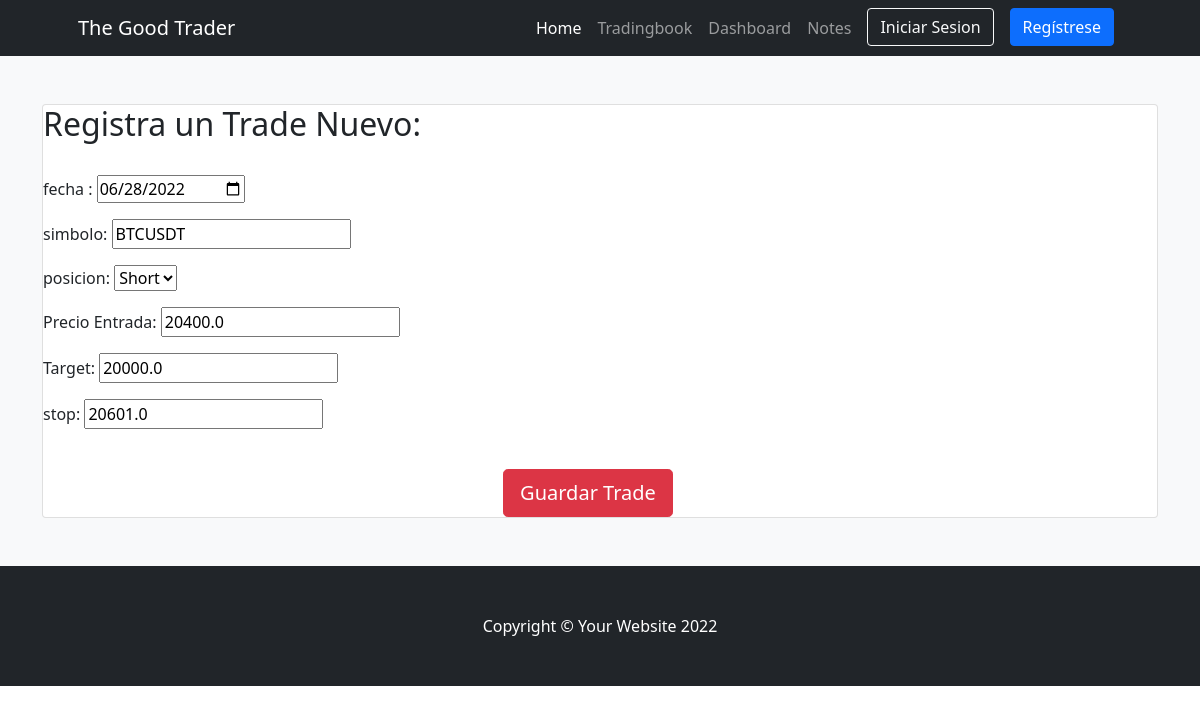
The app's page /tradingbook/editar_trade/4, older data.
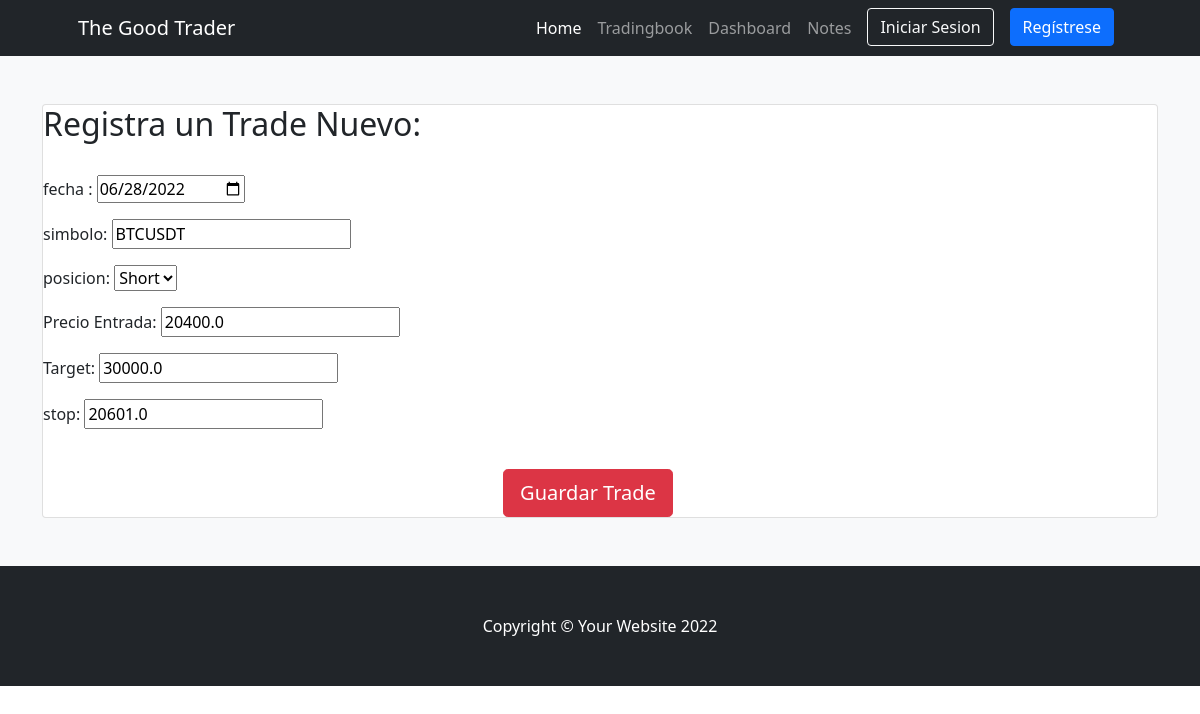
The same page, newer data.
### tradingbookapp/models.py (models this page shows)
class Trade(models.Model):
    fecha = models.DateField("Fecha de operacion (mm/dd/yyyy)",auto_now_add=False,auto_now=False,blank=True,null=True)
    simbolo = models.CharField("Simbolo",max_length=30)
    posiciones = (
        (1,"Long"),
        (2,"Short")
    )
    posicion = models.PositiveSmallIntegerField("Posicion",choices=posiciones)
    entrada = models.FloatField("Precio Entrada",)
    target = models.FloatField("Target")
    stop = models.FloatField("stop")

### tradingbookapp/views.py (the view, shortened to what this page needs)
# urls.py: path('editar_trade/<trade_id>',views.editar_trade,name="Editar_trade"),
def editar_trade(request,trade_id):
    trade = Trade.objects.get(id=trade_id)
    formulario = NuevoTrade(initial={"fecha":trade.fecha,"simbolo":trade.simbolo,"posicion":trade.posicion,"entrada":trade.entrada,"target":trade.target,"stop":trade.stop,})
    return render(request,'tradingbookapp/formulario_trade.html',{"form":formulario})

### tradingbookapp/forms.py
class NuevoTrade(forms.Form):
    fecha = forms.DateTimeField(label="fecha ", required=True, widget=NumberInput(attrs={'type':'date'}))
    simbolo = forms.CharField(label="simbolo")
    posicion = forms.ChoiceField(label="posicion",choices=posiciones)
    entrada = forms.FloatField(label="Precio Entrada",)
    target = forms.FloatField(label="Target")
    stop = forms.FloatField(label="stop")

### tradingbookapp/templates/tradingbookapp/formulario_trade.html (shortened to what this page needs)
{% extends "tradingbookapp/base.html" %}
{%block contenidopagina%}
<section class="bg-light py-5">
  <div class="container px-10">
    <div>
      <div class="card">
        <h2> Registra un Trade Nuevo:</h2>
        <br>
        <div class="row gx-5 justify-content-center">
          <form action="" method="post">
            {{form.as_p}}
            <br>
            <div class="d-grid gap-3 d-sm-flex justify-content-sm-center">
              <input class="btn btn-danger btn-lg px-3 me-sm-2" type="submit" value="Guardar Trade">
        </form>
        </div>
      </div>
    </div>
</section>
{%endblock%}

Row changes from the older to the newer data that the page shows:
changed Trade "BTCUSDT": target "20000.0" → "30000.0"
